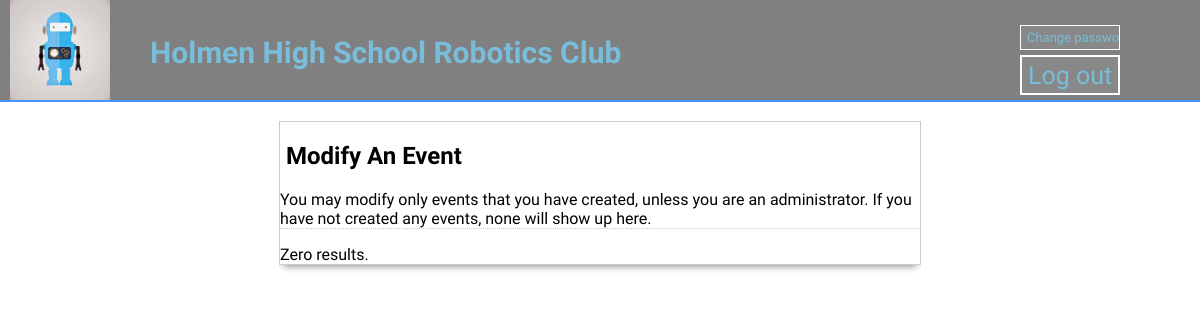
/modifyEvent.php (signed in), run on an earlier commit of the app's database.
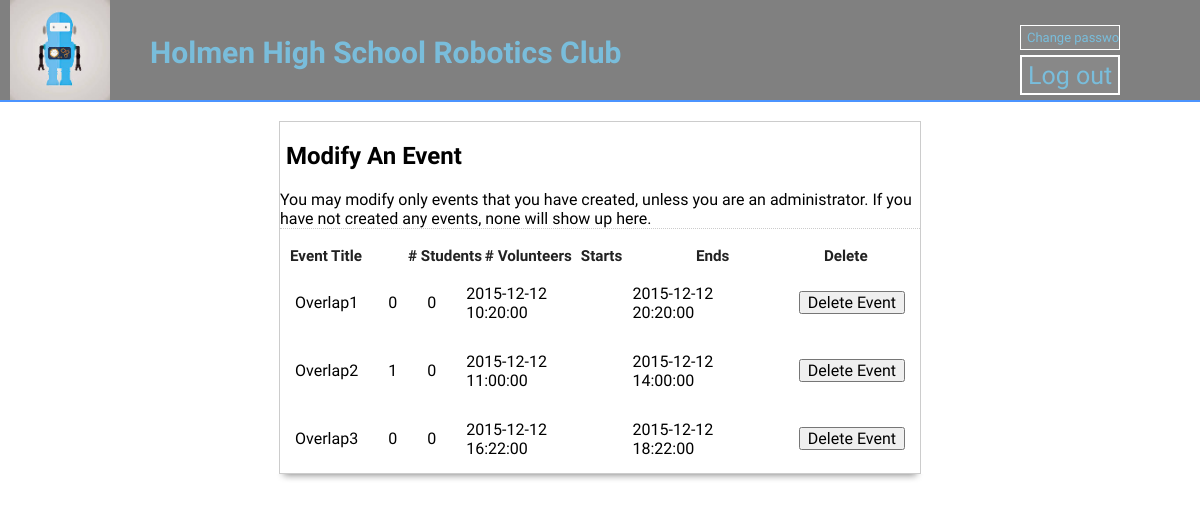
And on a later commit of the database.
### tables this page shows
CREATE TABLE `events` (
  `eventId` int(11) NOT NULL AUTO_INCREMENT,
  `title` text NOT NULL,
  `description` text NOT NULL,
  `startDateTime` datetime NOT NULL COMMENT 'Format YYYY-MM-DD HH:MM:SS',
  `endDateTime` datetime NOT NULL COMMENT 'format YYYY-MM-DD HH:MM:SS',
  `minVolunteers` int(11) NOT NULL,
  `maxVolunteers` int(11) NOT NULL,
  `minStudents` int(11) NOT NULL,
  `maxStudents` int(11) NOT NULL,
  `creator` text NOT NULL,
  `removed` int(11) NOT NULL,
  PRIMARY KEY (`eventId`)
);

### modifyEvent.php (the view, shortened to what this page needs)
<!doctype html>
<html>
	<head>
		<link rel="stylesheet" type="text/css" href="normalize.css/normalize.css" />
		<link rel="stylesheet" type="text/css" href="theme.css" />
		<link rel="stylesheet" type="text/css" href="forms/view.css" media="all">
		<link rel="stylesheet" type="text/css" href="jquery.confirm/jquery.confirm.css" />
	</head>
	<body>
		<div id = "title">
			<a href="Volunteer.php">
				<h2 id = "titleName">
					<img id = "titleIcon" src = "img/bot2.jpg"  alt="icon"> Holmen High School Robotics Club
				</h2>
			</a>
			<input id = "log" class="button"  type="button" onClick="location.href='logout.php'" value="Log out">
			<input id = "changePassword" class="button"  type="button" onClick="location.href='changePassword.php'" value="Change password">
		</div>
		<div id="main_body">&nbsp;
			<div id="form_container">
				<h2>&nbsp;<a style="width: 637px">Modify An Event</a></h2>
				<div class="form_description">
					You may modify only events that you have created,
					unless you are an administrator.  If you have not created any events,
					none will show up here.
				</div>
				<?php
				$user = $_SESSION['login_user'];
				$type = $_SESSION['login_auth'];
				$connection = mysqli_connect("localhost", "root", "091904", "holmenHighSchool");
				if ($type == 'A'){
					$query = "select * from events where removed !=1 GROUP BY startDateTime";
				}
				else {
					$query = "select * from events where creator='$user' and removed!=1 GROUP BY startDateTime";
				}
				$result = mysqli_query($connection, $query);
				if (mysqli_num_rows($result)) {
					echo '<div style="position: relative; left: 10px; top: 0px; width: 20%; display: inline-block; float: left;"><label class="description">Event Title</label></div>
						<div style="float: left; width: 12%; display: inline-block;"><label class="description"># Students</label></div>
						<div style="float: left; width: 15%; display: inline-block;"><label class="description"># Volunteers</label></div>
						<div style="float: left; width: 18%; display: inline-block;"><label class="description">Starts</label></div>
						<div style="float: left; width: 20%; display: inline-block;"><label class="description">Ends</label></div>
						<div style="float: left; width: 15%; display: inline-block;"><label class="description">Delete</label></div>
						<table align="center" cellpadding="25">';
					while($row = mysqli_fetch_assoc($result)) {
						$id = $row['eventId'];
						$numStudents = 0;
						$numVolunteers = 0;
						if (!$result2 = mysqli_query($connection, "SELECT * FROM eventParticipation WHERE eventId=$id AND type='S'")){
							echo "<div>Database error finding student count</div>";
						}
						else {
							$numStudents = mysqli_num_rows($result2);
						}
						if (!$result2 = mysqli_query($connection, "SELECT * FROM eventParticipation WHERE eventId=$id AND type='V'")){
							echo "<div>Database error finding volunteer count</div>";
						}
						else {
							$numVolunteers = mysqli_num_rows($result2);
						}
						echo '<tr><form class="appnitro" method="post" action=""><input type="hidden" name="event" value="'
							.$row["eventId"].'"><td>'.$row["title"]."</td><td>".$numStudents."</td><td>".$numVolunteers
							."</td><td>".$row["startDateTime"]."</td><td>"
							.$row["endDateTime"].'</td><td><input id="signup" class="button_text" type="submit" name="submit"
							value="Delete Event"></td></form></tr>';
					}
					echo "</table>";
				}
				else {
					echo "Zero results.";
				}
				?>
			</div>
			<img id="bottom" src="forms/bottom.png" alt="">
		</div>
	</body>
</html>

### theme.css (style rules this page uses)
body { font-family: 'Cuprum','Lucida Sans Unicode', 'Lucida Grande', sans-serif; }
#title { position:relative; overflow:hidden; border-bottom: 2px solid rgb(75,148,255); width: 100%; height: 100px; background: grey; }
#titleName { position: relative; top: 10px; font-size: 30px; color: rgb(121,189,219); left: 150px; width: 50%; }
#titleIcon { height: 100px; width: 100px; position: absolute; left: -140px; top: -35px; }
.button { position: absolute; }
#changePassword { border: hidden; height:25px; width:100px; color: rgb(121,189,219); background-color: #888888; top:25px; left: 85%; font-size: 13px; border: 1px solid white; }
#log { height:40px; width:100px; color: rgb(121,189,219); background-color: #888888; border-color: white; top:55px; left:85%; font-size: 25px; border-style: solid; }
a { text-decoration: none; }

### forms/view.css (style rules this page uses)
#form_container { background:#fff; border:1px solid #ccc; margin:0 auto; text-align:left; width:640px; }
#bottom { display:block; height:10px; margin:0 auto; width:650px; }
form.appnitro { margin:20px 20px 0; padding:0 0 20px; }
img { behavior:url(css/iepngfix.htc); border:none; }
.appnitro { font-family:Lucida Grande, Tahoma, Arial, Verdana, sans-serif; font-size:small; }
.form_description { border-bottom:1px dotted #ccc; clear:both; display:inline-block; margin:0 0 1em; }
.form_description[class] { display:block; }
input.button_text { overflow:visible; padding:0 7px; width:auto; }
label.description { border:none; color:#222; display:block; font-size:95%; font-weight:700; line-height:150%; padding:0 0 1px; }

What changed in the data, as far as the page shows it:
added events: title "Overlap1", numStudents "0", numVolunteers "0", startDateTime "2015-12-12 10:20:00", endDateTime "2015-12-12 20:20:00"
added events: title "Overlap2", numStudents "1", numVolunteers "0", startDateTime "2015-12-12 11:00:00", endDateTime "2015-12-12 14:00:00"
added events: title "Overlap3", numStudents "0", numVolunteers "0", startDateTime "2015-12-12 16:22:00", endDateTime "2015-12-12 18:22:00"
Also different on the page:
text no longer shown: "Zero results."
text now shown: "Event Title # Students # Volunteers Starts Ends Delete"
